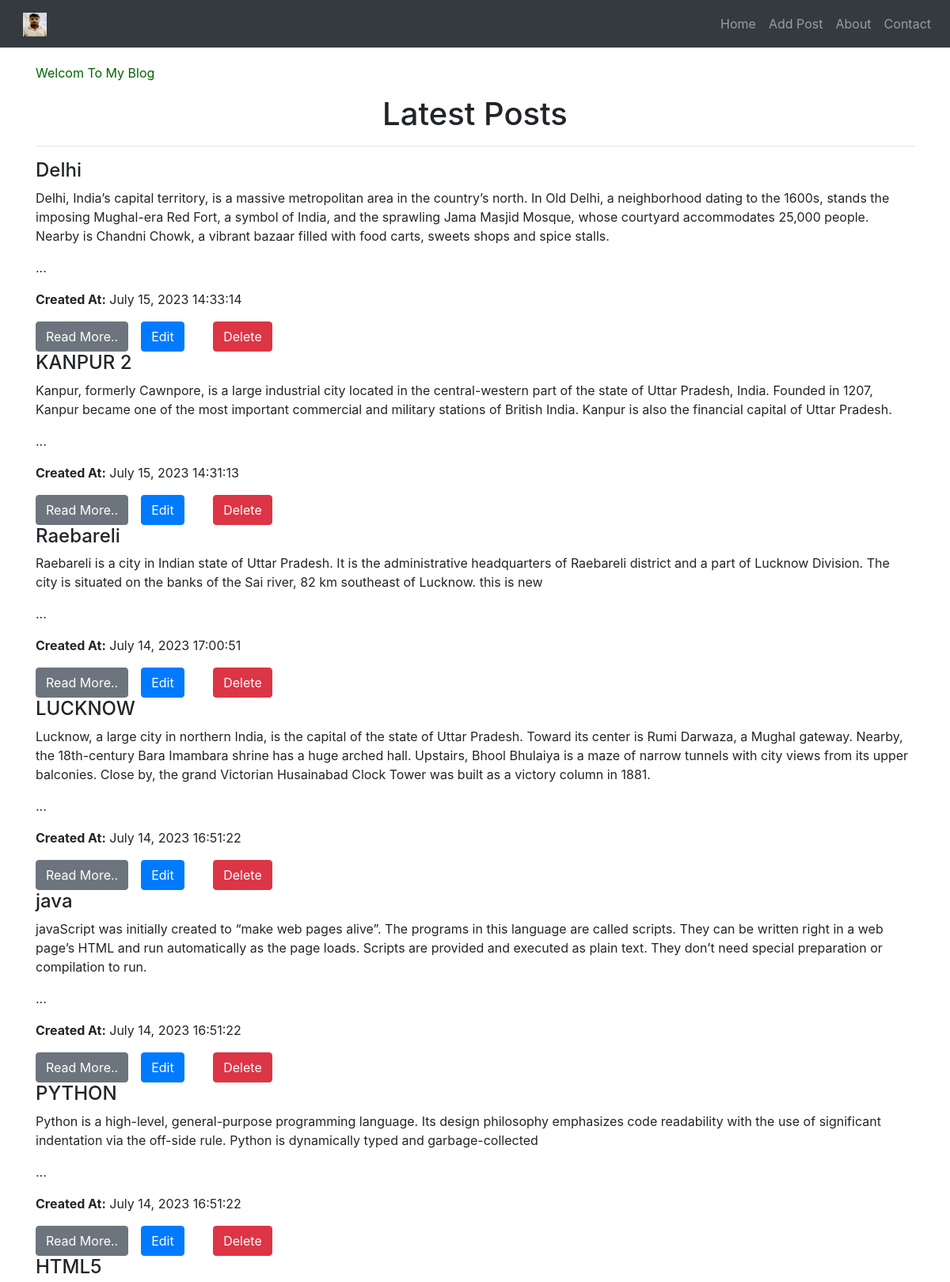
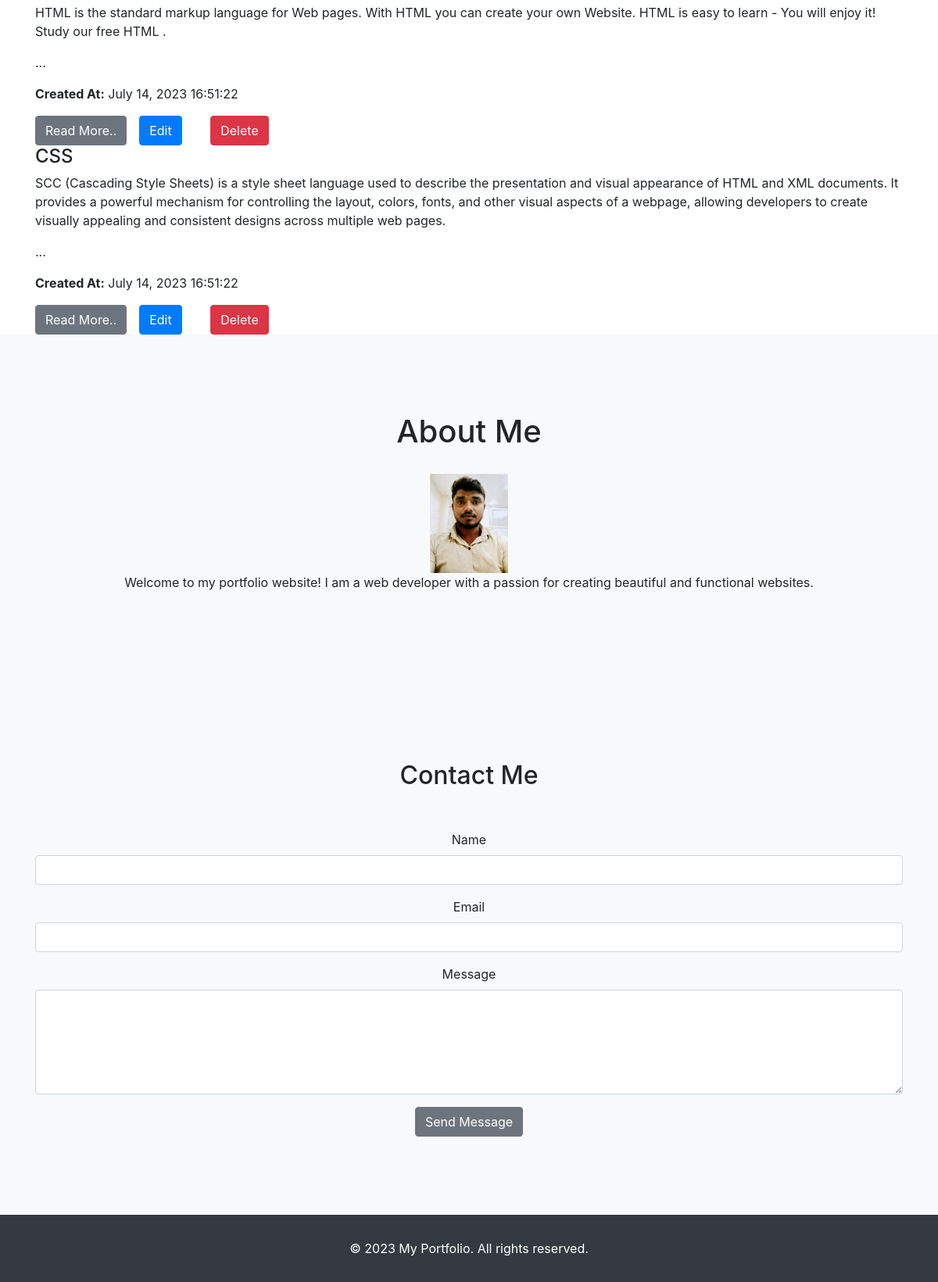
The page / on the database its author committed (2 pictures, top to bottom).
### tables this page shows
CREATE TABLE `posts` (
  `id` int(255) NOT NULL,
  `title` varchar(25) NOT NULL,
  `content` mediumtext NOT NULL,
  `created_at` datetime NOT NULL DEFAULT current_timestamp() ON UPDATE current_timestamp()
);

### index.php (the view, shortened to what this page needs)
<!DOCTYPE html>
<html>
<head>
  <link rel="stylesheet" href="https://stackpath.bootstrapcdn.com/bootstrap/4.5.2/css/bootstrap.min.css">
  <link rel="stylesheet" type="text/css" href="styel.css">
</head>
<body>
  <nav class="navbar navbar-expand-md navbar-dark bg-dark fixed-top">
    <a class="navbar-brand btn btn-link" href="index.php">
    <img src="photo.jpeg" alt="bootstrap" width="30" height="30"></a>
    <div class="collapse navbar-collapse" id="navbarCollapse">
      <ul class="navbar-nav ml-auto">
        <li class="nav-item">
          <a class="nav-link" href="index.php">Home</a>
        </li>
        <li class="nav-item">
          <a class="nav-link" href="add_post.php">Add Post</a>
        </li>
        <li class="nav-item">
          <a class="nav-link" href="#about">About</a>
        </li>
        <li class="nav-item">
          <a class="nav-link" href="#contact">Contact</a>
        </li>
      </ul>
    </div>
  </nav>
  <div class="container">
  <p class="moving-text ">Welcom To My Blog</Blog> </p>
    <h1 class="animate-left-to-right "> <Center>Latest Posts</Center></h1>
    <hr>
    <?php
      include('dbconection.php');
      $query = "SELECT * FROM posts ORDER BY id DESC";
      $result = mysqli_query($conn, $query);
      if (mysqli_num_rows($result) > 0) {
        while ($row = mysqli_fetch_assoc($result)) {
          $postId = $row['id'];
          $postTitle = $row['title'];
          $postContent = $row['content'];
           $createdAt = $row['created_at'];
          echo '<div class="post">';
          echo '<h4>' . $postTitle . '</h4>';
          echo '<p>' . $postContent . '</p>';
          echo '<p>' . substr($postContent, 0, 0) . '...</p>';
          echo '<p><strong>Created At:</strong> ' . date('F j, Y H:i:s', strtotime($createdAt)) . '</p>';
          echo '<a  class="btn btn-secondary " href="view_post.php?id=' . $postId . '">Read More..</a>';
          echo '<a class="btn btn-primary mx-3" href="edit_post.php?id=' . $postId . '">Edit</a>  ';
          echo '<a class="btn btn-danger  mx-3" href="delete_post.php?id=' . $postId . '">Delete</a>';
          echo '</div>';
        }
      } else {
        echo '<p>No posts found.</p>';
      }
    ?>
  </div>
  <header id="about" class="bg-light">
    <div class="container">
      <h1 class="animate-fade-in" >About Me</h1>
      <img src="photo.jpeg" alt="About Me Image" width="100px"  height="5px" class="img-fluid">
      <p id="typing-text"></p>
    </div>
  </header>
  <section id="contact" class="bg-light">
    <div class="container">
      <h2>Contact Me</h2>
      <form method="post" action="contact.php">
        <div class="form-group">
          <label for="name">Name</label>
          <input type="text" class="form-control" id="name" name="name" required>
        </div>
        <div class="form-group">
          <label for="email">Email</label>
          <input type="email" class="form-control" id="email" name="email" required>
        </div>
        <div class="form-group">
          <label for="message">Message</label>
          <textarea class="form-control" id="message" name="message" rows="5" required></textarea>
        </div>
        <button type="submit" class="btn btn-secondary">Send Message</button>
      </form>
    </div>
  </section>
  <footer class="bg-dark text-white text-center">
    <div class="container py-3">
      &copy; 2023 My Portfolio. All rights reserved.
    </div>
  </footer>
</body>
</html>

### styel.css (style rules this page uses)
body { padding-top: 80px; }
header { padding: 100px 0; text-align: center; }
header h1 { font-size: 40px; margin-bottom: 30px; }
#contact { padding: 100px 0; text-align: center; }
#contact h2 { margin-bottom: 50px; }
footer { padding: 15px 0; }
.animate-left-to-right { animation: slide-left 1s ease-in-out; }
.moving-text { animation: move 10s linear infinite; color: darkgreen; }

### rows shown on the page
posts: title "Delhi", content "Delhi, India’s capital territory, is a massive metropolitan area in the country’s north. In Old Delhi, a neighborhood dating to the 1600s, stands the imposing Mughal-era Red Fort, a symbol of India, and the sprawling Jama Masjid Mosque, whose courtyard accommodates 25,000 people. Nearby is Chandni Chowk, a vibrant bazaar filled with food carts, sweets shops and spice stalls.", created_at "July 15, 2023 14:33:14"
posts: title "KANPUR 2", content "Kanpur, formerly Cawnpore, is a large industrial city located in the central-western part of the state of Uttar Pradesh, India. Founded in 1207, Kanpur became one of the most important commercial and military stations of British India. Kanpur is also the financial capital of Uttar Pradesh.", created_at "July 15, 2023 14:31:13"
posts: title "Raebareli", content "Raebareli is a city in Indian state of Uttar Pradesh. It is the administrative headquarters of Raebareli district and a part of Lucknow Division. The city is situated on the banks of the Sai river, 82 km southeast of Lucknow. this is new", created_at "July 14, 2023 17:00:51"
posts: title "LUCKNOW", content "Lucknow, a large city in northern India, is the capital of the state of Uttar Pradesh. Toward its center is Rumi Darwaza, a Mughal gateway. Nearby, the 18th-century Bara Imambara shrine has a huge arched hall. Upstairs, Bhool Bhulaiya is a maze of narrow tunnels with city views from its upper balconies. Close by, the grand Victorian Husainabad Clock Tower was built as a victory column in 1881.", created_at "July 14, 2023 16:51:22"
posts: title "java", content "javaScript was initially created to “make web pages alive”. The programs in this language are called scripts. They can be written right in a web page’s HTML and run automatically as the page loads. Scripts are provided and executed as plain text. They don’t need special preparation or compilation to run.", created_at "July 14, 2023 16:51:22"
posts: title "PYTHON", content "Python is a high-level, general-purpose programming language. Its design philosophy emphasizes code readability with the use of significant indentation via the off-side rule. Python is dynamically typed and garbage-collected", created_at "July 14, 2023 16:51:22"
posts: title "HTML5", content "HTML is the standard markup language for Web pages. With HTML you can create your own Website. HTML is easy to learn - You will enjoy it! Study our free HTML .", created_at "July 14, 2023 16:51:22"
posts: title "CSS", content "SCC (Cascading Style Sheets) is a style sheet language used to describe the presentation and visual appearance of HTML and XML documents. It provides a powerful mechanism for controlling the layout, colors, fonts, and other visual aspects of a webpage, allowing developers to create visually appealing and consistent designs across multiple web pages.", created_at "July 14, 2023 16:51:22"
